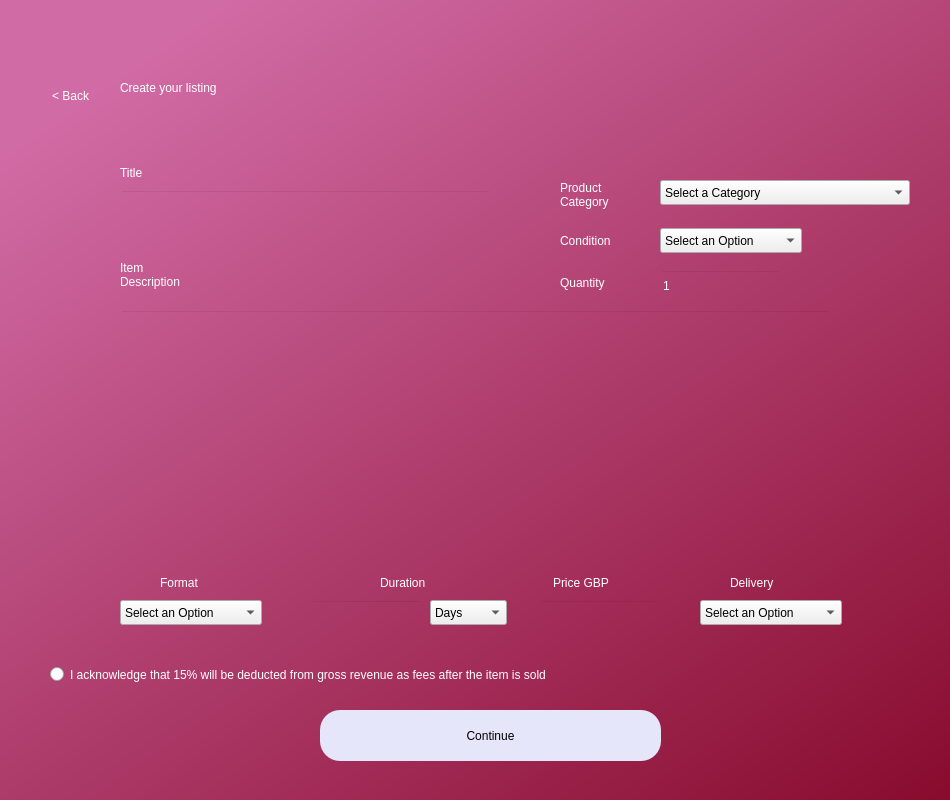
<?xml version="1.0" encoding="UTF-8"?>
<ui version="4.0">
 <class>Dialog</class>
 <widget class="QDialog" name="Dialog">
  <property name="geometry">
   <rect>
    <x>0</x>
    <y>0</y>
    <width>950</width>
    <height>800</height>
   </rect>
  </property>
  <property name="minimumSize">
   <size>
    <width>950</width>
    <height>800</height>
   </size>
  </property>
  <property name="maximumSize">
   <size>
    <width>950</width>
    <height>800</height>
   </size>
  </property>
  <property name="windowTitle">
   <string>Dialog</string>
  </property>
  <widget class="QWidget" name="bgwidget" native="true">
   <property name="geometry">
    <rect>
     <x>0</x>
     <y>0</y>
     <width>1201</width>
     <height>801</height>
    </rect>
   </property>
   <property name="styleSheet">
    <string notr="true">QWidget#bgwidget{
background-color:qlineargradient(spread:pad, x1:0.091, y1:0.101636, x2:0.991379, y2:0.977, stop:0 rgba(209, 107, 165, 255), stop:1 rgba(128, 0, 32, 255));}</string>
   </property>
   <widget class="QLabel" name="label">
    <property name="geometry">
     <rect>
      <x>120</x>
      <y>30</y>
      <width>774</width>
      <height>116</height>
     </rect>
    </property>
    <property name="styleSheet">
     <string notr="true">font: 72pt &quot;MS Shell Dlg 2&quot;; color:rgb(255, 255, 255)</string>
    </property>
    <property name="text">
     <string>Create your listing</string>
    </property>
   </widget>
   <widget class="QPushButton" name="continuepage">
    <property name="geometry">
     <rect>
      <x>320</x>
      <y>710</y>
      <width>341</width>
      <height>51</height>
     </rect>
    </property>
    <property name="styleSheet">
     <string notr="true">border-radius:20px;
background-color: rgb(230, 230, 250);
font: 14pt &quot;MS Shell Dlg 2&quot;;</string>
    </property>
    <property name="text">
     <string>Continue</string>
    </property>
   </widget>
   <widget class="QLabel" name="label_4">
    <property name="geometry">
     <rect>
      <x>120</x>
      <y>160</y>
      <width>40</width>
      <height>25</height>
     </rect>
    </property>
    <property name="styleSheet">
     <string notr="true">font: 16pt &quot;MS Shell Dlg 2&quot;;color:rgb(255, 255, 255)</string>
    </property>
    <property name="text">
     <string>Title</string>
    </property>
   </widget>
   <widget class="QLabel" name="label_5">
    <property name="geometry">
     <rect>
      <x>560</x>
      <y>228</y>
      <width>88</width>
      <height>25</height>
     </rect>
    </property>
    <property name="styleSheet">
     <string notr="true">font: 16pt &quot;MS Shell Dlg 2&quot;;color:rgb(255, 255, 255)</string>
    </property>
    <property name="text">
     <string>Condition</string>
    </property>
   </widget>
   <widget class="QComboBox" name="category">
    <property name="geometry">
     <rect>
      <x>660</x>
      <y>180</y>
      <width>250</width>
      <height>25</height>
     </rect>
    </property>
    <property name="styleSheet">
     <string notr="true">border-color: rgb(0, 0, 127);
font: 12pt &quot;MS Shell Dlg 2&quot;;</string>
    </property>
    <item>
     <property name="text">
      <string>Select a Category</string>
     </property>
    </item>
    <item>
     <property name="text">
      <string>Appliances</string>
     </property>
    </item>
    <item>
     <property name="text">
      <string>Apps &amp; Games</string>
     </property>
    </item>
    <item>
     <property name="text">
      <string>Arts, Crafts, &amp; Sewing</string>
     </property>
    </item>
    <item>
     <property name="text">
      <string>Automotive Parts &amp; Accessories</string>
     </property>
    </item>
    <item>
     <property name="text">
      <string>Baby</string>
     </property>
    </item>
    <item>
     <property name="text">
      <string>Beauty &amp; Personal Care</string>
     </property>
    </item>
    <item>
     <property name="text">
      <string>Books</string>
     </property>
    </item>
    <item>
     <property name="text">
      <string>CDs &amp; Vinyl</string>
     </property>
    </item>
    <item>
     <property name="text">
      <string>Cell Phones &amp; Accessories</string>
     </property>
    </item>
    <item>
     <property name="text">
      <string>Clothing, Shoes and Jewelry</string>
     </property>
    </item>
    <item>
     <property name="text">
      <string>Collectibles &amp; Fine Art</string>
     </property>
    </item>
    <item>
     <property name="text">
      <string>Computers</string>
     </property>
    </item>
    <item>
     <property name="text">
      <string>Electronics</string>
     </property>
    </item>
    <item>
     <property name="text">
      <string>Garden &amp; Outdoor</string>
     </property>
    </item>
    <item>
     <property name="text">
      <string>Grocery &amp; Gourmet Food</string>
     </property>
    </item>
    <item>
     <property name="text">
      <string>Handmade</string>
     </property>
    </item>
    <item>
     <property name="text">
      <string>Health, Household &amp; Baby Care</string>
     </property>
    </item>
    <item>
     <property name="text">
      <string>Home &amp; Kitchen</string>
     </property>
    </item>
    <item>
     <property name="text">
      <string>Industrial &amp; Scientific</string>
     </property>
    </item>
    <item>
     <property name="text">
      <string>Luggage &amp; Travel Gear</string>
     </property>
    </item>
    <item>
     <property name="text">
      <string>Movies &amp; TV</string>
     </property>
    </item>
    <item>
     <property name="text">
      <string>Musical Instruments</string>
     </property>
    </item>
    <item>
     <property name="text">
      <string>Office Products</string>
     </property>
    </item>
    <item>
     <property name="text">
      <string>Sports &amp; Outdoors</string>
     </property>
    </item>
    <item>
     <property name="text">
      <string>Tools &amp; Home Improvement</string>
     </property>
    </item>
    <item>
     <property name="text">
      <string>Toys &amp; Games</string>
     </property>
    </item>
    <item>
     <property name="text">
      <string>Video Games</string>
     </property>
    </item>
   </widget>
   <widget class="QLabel" name="label_6">
    <property name="geometry">
     <rect>
      <x>120</x>
      <y>250</y>
      <width>104</width>
      <height>50</height>
     </rect>
    </property>
    <property name="styleSheet">
     <string notr="true">font: 16pt &quot;MS Shell Dlg 2&quot;;color:rgb(255, 255, 255)</string>
    </property>
    <property name="text">
     <string>Item 
Description</string>
    </property>
   </widget>
   <widget class="QLabel" name="label_8">
    <property name="geometry">
     <rect>
      <x>160</x>
      <y>570</y>
      <width>66</width>
      <height>25</height>
     </rect>
    </property>
    <property name="styleSheet">
     <string notr="true">font: 16pt &quot;MS Shell Dlg 2&quot;;color:rgb(255, 255, 255)</string>
    </property>
    <property name="text">
     <string>Format</string>
    </property>
   </widget>
   <widget class="QLabel" name="label_9">
    <property name="geometry">
     <rect>
      <x>380</x>
      <y>570</y>
      <width>80</width>
      <height>25</height>
     </rect>
    </property>
    <property name="styleSheet">
     <string notr="true">font: 16pt &quot;MS Shell Dlg 2&quot;;color:rgb(255, 255, 255)</string>
    </property>
    <property name="text">
     <string>Duration</string>
    </property>
   </widget>
   <widget class="QLabel" name="label_10">
    <property name="geometry">
     <rect>
      <x>553</x>
      <y>570</y>
      <width>92</width>
      <height>25</height>
     </rect>
    </property>
    <property name="styleSheet">
     <string notr="true">font: 16pt &quot;MS Shell Dlg 2&quot;;color:rgb(255, 255, 255)</string>
    </property>
    <property name="text">
     <string>Price GBP</string>
    </property>
   </widget>
   <widget class="QLabel" name="label_12">
    <property name="geometry">
     <rect>
      <x>560</x>
      <y>170</y>
      <width>83</width>
      <height>50</height>
     </rect>
    </property>
    <property name="styleSheet">
     <string notr="true">font: 16pt &quot;MS Shell Dlg 2&quot;;color:rgb(255, 255, 255)</string>
    </property>
    <property name="text">
     <string>Product
Category</string>
    </property>
   </widget>
   <widget class="QRadioButton" name="acceptcondition">
    <property name="geometry">
     <rect>
      <x>50</x>
      <y>660</y>
      <width>877</width>
      <height>29</height>
     </rect>
    </property>
    <property name="styleSheet">
     <string notr="true">font: 16pt &quot;MS Shell Dlg 2&quot;;color:rgb(255, 255, 255)</string>
    </property>
    <property name="text">
     <string>I acknowledge that 15% will be deducted from gross revenue as fees after the item is sold</string>
    </property>
   </widget>
   <widget class="QLabel" name="label_11">
    <property name="geometry">
     <rect>
      <x>730</x>
      <y>570</y>
      <width>74</width>
      <height>25</height>
     </rect>
    </property>
    <property name="styleSheet">
     <string notr="true">font: 16pt &quot;MS Shell Dlg 2&quot;;color:rgb(255, 255, 255)</string>
    </property>
    <property name="text">
     <string>Delivery</string>
    </property>
   </widget>
   <widget class="QComboBox" name="deliveryoption">
    <property name="geometry">
     <rect>
      <x>700</x>
      <y>600</y>
      <width>142</width>
      <height>25</height>
     </rect>
    </property>
    <property name="styleSheet">
     <string notr="true">border-color: rgb(0, 0, 127);
font: 12pt &quot;MS Shell Dlg 2&quot;;</string>
    </property>
    <item>
     <property name="text">
      <string>Select an Option</string>
     </property>
    </item>
    <item>
     <property name="text">
      <string>Delivery</string>
     </property>
    </item>
    <item>
     <property name="text">
      <string>Collection only</string>
     </property>
    </item>
   </widget>
   <widget class="QComboBox" name="condition">
    <property name="geometry">
     <rect>
      <x>660</x>
      <y>228</y>
      <width>142</width>
      <height>25</height>
     </rect>
    </property>
    <property name="styleSheet">
     <string notr="true">border-color: rgb(0, 0, 127);
font: 12pt &quot;MS Shell Dlg 2&quot;;</string>
    </property>
    <item>
     <property name="text">
      <string>Select an Option</string>
     </property>
    </item>
    <item>
     <property name="text">
      <string>New</string>
     </property>
    </item>
    <item>
     <property name="text">
      <string>Used</string>
     </property>
    </item>
    <item>
     <property name="text">
      <string>Refurbished</string>
     </property>
    </item>
   </widget>
   <widget class="QLineEdit" name="title">
    <property name="geometry">
     <rect>
      <x>120</x>
      <y>190</y>
      <width>371</width>
      <height>51</height>
     </rect>
    </property>
    <property name="styleSheet">
     <string notr="true">background-color:rgba(0,0,0,0);
font: 12pt &quot;MS Shell Dlg 2&quot;;
color:rgb(255, 255, 255);</string>
    </property>
    <property name="text">
     <string/>
    </property>
   </widget>
   <widget class="QLineEdit" name="itemdesc">
    <property name="geometry">
     <rect>
      <x>120</x>
      <y>310</y>
      <width>711</width>
      <height>231</height>
     </rect>
    </property>
    <property name="styleSheet">
     <string notr="true">background-color:rgba(0,0,0,0);
font: 12pt &quot;MS Shell Dlg 2&quot;;
color:rgb(255, 255, 255);</string>
    </property>
    <property name="alignment">
     <set>Qt::AlignLeading|Qt::AlignLeft|Qt::AlignTop</set>
    </property>
   </widget>
   <widget class="QComboBox" name="format">
    <property name="geometry">
     <rect>
      <x>120</x>
      <y>600</y>
      <width>142</width>
      <height>25</height>
     </rect>
    </property>
    <property name="styleSheet">
     <string notr="true">border-color: rgb(0, 0, 127);
font: 12pt &quot;MS Shell Dlg 2&quot;;</string>
    </property>
    <item>
     <property name="text">
      <string>Select an Option</string>
     </property>
    </item>
    <item>
     <property name="text">
      <string>Buy Now</string>
     </property>
    </item>
    <item>
     <property name="text">
      <string>Auction</string>
     </property>
    </item>
   </widget>
   <widget class="QLineEdit" name="durationfield">
    <property name="geometry">
     <rect>
      <x>311</x>
      <y>600</y>
      <width>111</width>
      <height>31</height>
     </rect>
    </property>
    <property name="styleSheet">
     <string notr="true">background-color:rgba(0,0,0,0);
font: 12pt &quot;MS Shell Dlg 2&quot;;
color:rgb(255, 255, 255);</string>
    </property>
   </widget>
   <widget class="QLineEdit" name="pricefield">
    <property name="geometry">
     <rect>
      <x>540</x>
      <y>600</y>
      <width>121</width>
      <height>31</height>
     </rect>
    </property>
    <property name="styleSheet">
     <string notr="true">background-color:rgba(0,0,0,0);
font: 12pt &quot;MS Shell Dlg 2&quot;;
color:rgb(255, 255, 255);</string>
    </property>
   </widget>
   <widget class="QLabel" name="error">
    <property name="geometry">
     <rect>
      <x>310</x>
      <y>680</y>
      <width>361</width>
      <height>20</height>
     </rect>
    </property>
    <property name="styleSheet">
     <string notr="true">font: 12pt &quot;MS Shell Dlg 2&quot;; color:red;</string>
    </property>
    <property name="text">
     <string/>
    </property>
    <property name="alignment">
     <set>Qt::AlignCenter</set>
    </property>
   </widget>
   <widget class="QComboBox" name="durationunits">
    <property name="geometry">
     <rect>
      <x>430</x>
      <y>600</y>
      <width>77</width>
      <height>25</height>
     </rect>
    </property>
    <property name="styleSheet">
     <string notr="true">border-color: rgb(0, 0, 127);
font: 12pt &quot;MS Shell Dlg 2&quot;;</string>
    </property>
    <item>
     <property name="text">
      <string>Days</string>
     </property>
    </item>
    <item>
     <property name="text">
      <string>Weeks</string>
     </property>
    </item>
    <item>
     <property name="text">
      <string>Months</string>
     </property>
    </item>
   </widget>
   <widget class="QPushButton" name="goback">
    <property name="geometry">
     <rect>
      <x>30</x>
      <y>50</y>
      <width>81</width>
      <height>91</height>
     </rect>
    </property>
    <property name="styleSheet">
     <string notr="true">border-radius:20px;
font: 14pt &quot;MS Shell Dlg 2&quot;; color:rgb(255, 255, 255)</string>
    </property>
    <property name="text">
     <string>&lt; Back</string>
    </property>
   </widget>
   <widget class="QLabel" name="quantitylabel">
    <property name="geometry">
     <rect>
      <x>560</x>
      <y>270</y>
      <width>79</width>
      <height>25</height>
     </rect>
    </property>
    <property name="styleSheet">
     <string notr="true">font: 16pt &quot;MS Shell Dlg 2&quot;;color:rgb(255, 255, 255)</string>
    </property>
    <property name="text">
     <string>Quantity</string>
    </property>
   </widget>
   <widget class="QLineEdit" name="quantityfield">
    <property name="geometry">
     <rect>
      <x>660</x>
      <y>270</y>
      <width>121</width>
      <height>31</height>
     </rect>
    </property>
    <property name="styleSheet">
     <string notr="true">background-color:rgba(0,0,0,0);
font: 12pt &quot;MS Shell Dlg 2&quot;;
color:rgb(255, 255, 255);</string>
    </property>
    <property name="text">
     <string>1</string>
    </property>
   </widget>
  </widget>
 </widget>
 <tabstops>
  <tabstop>title</tabstop>
  <tabstop>category</tabstop>
  <tabstop>condition</tabstop>
  <tabstop>itemdesc</tabstop>
  <tabstop>format</tabstop>
  <tabstop>durationfield</tabstop>
  <tabstop>durationunits</tabstop>
  <tabstop>pricefield</tabstop>
  <tabstop>deliveryoption</tabstop>
  <tabstop>acceptcondition</tabstop>
  <tabstop>continuepage</tabstop>
 </tabstops>
 <resources>
  <include location="placeholder.qrc"/>
 </resources>
 <connections/>
</ui>
